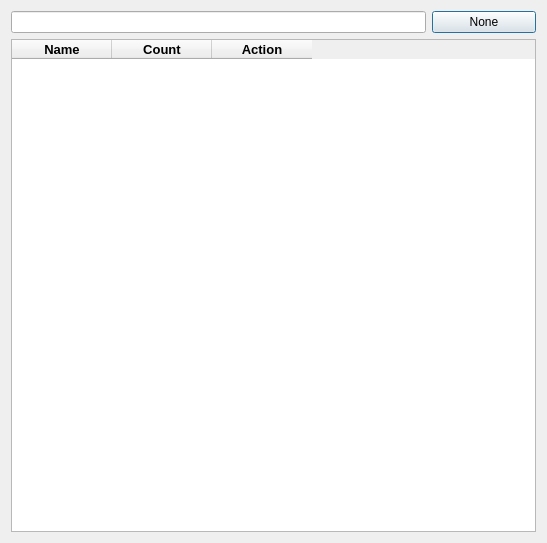
<?xml version="1.0" encoding="UTF-8"?>
<ui version="4.0">
 <class>namesetchooser</class>
 <widget class="QDialog" name="namesetchooser">
  <property name="geometry">
   <rect>
    <x>0</x>
    <y>0</y>
    <width>547</width>
    <height>543</height>
   </rect>
  </property>
  <property name="windowTitle">
   <string>namesetchooser</string>
  </property>
  <layout class="QVBoxLayout" name="verticalLayout_2">
   <item>
    <layout class="QVBoxLayout" name="verticalLayout">
     <item>
      <layout class="QHBoxLayout" name="horizontalLayout" stretch="4,1">
       <item>
        <widget class="QLineEdit" name="name_set_search">
         <property name="styleSheet">
          <string notr="true">font: 11pt &quot;Noto Sans SC&quot;;</string>
         </property>
        </widget>
       </item>
       <item>
        <widget class="QPushButton" name="name_set_choose_none">
         <property name="text">
          <string>None</string>
         </property>
        </widget>
       </item>
      </layout>
     </item>
     <item>
      <widget class="QTableWidget" name="name_set_list">
       <property name="columnCount">
        <number>3</number>
       </property>
       <column>
        <property name="text">
         <string>Name</string>
        </property>
        <property name="font">
         <font>
          <pointsize>10</pointsize>
          <bold>true</bold>
         </font>
        </property>
       </column>
       <column>
        <property name="text">
         <string>Count</string>
        </property>
        <property name="font">
         <font>
          <pointsize>10</pointsize>
          <bold>true</bold>
         </font>
        </property>
       </column>
       <column>
        <property name="text">
         <string>Action</string>
        </property>
        <property name="font">
         <font>
          <pointsize>10</pointsize>
          <bold>true</bold>
         </font>
        </property>
       </column>
      </widget>
     </item>
    </layout>
   </item>
  </layout>
 </widget>
 <resources/>
 <connections/>
</ui>
